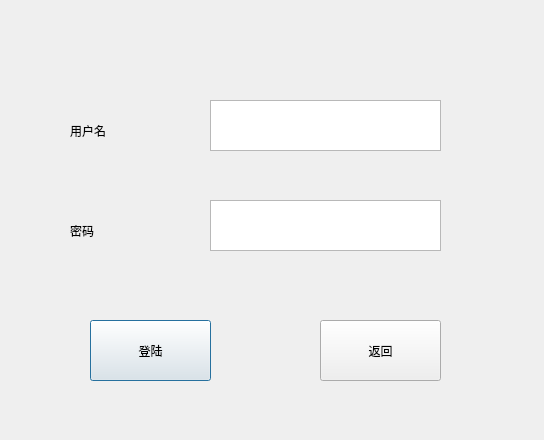
<?xml version="1.0" encoding="UTF-8"?>
<ui version="4.0">
 <class>Dialog</class>
 <widget class="QDialog" name="Dialog">
  <property name="geometry">
   <rect>
    <x>0</x>
    <y>0</y>
    <width>544</width>
    <height>440</height>
   </rect>
  </property>
  <property name="windowTitle">
   <string>Dialog</string>
  </property>
  <widget class="QPushButton" name="pushButton">
   <property name="geometry">
    <rect>
     <x>90</x>
     <y>320</y>
     <width>121</width>
     <height>61</height>
    </rect>
   </property>
   <property name="text">
    <string>登陆</string>
   </property>
  </widget>
  <widget class="QPushButton" name="pushButton_2">
   <property name="geometry">
    <rect>
     <x>320</x>
     <y>320</y>
     <width>121</width>
     <height>61</height>
    </rect>
   </property>
   <property name="text">
    <string>返回</string>
   </property>
  </widget>
  <widget class="QTextEdit" name="textEdit">
   <property name="geometry">
    <rect>
     <x>210</x>
     <y>100</y>
     <width>231</width>
     <height>51</height>
    </rect>
   </property>
  </widget>
  <widget class="QTextEdit" name="textEdit_2">
   <property name="geometry">
    <rect>
     <x>210</x>
     <y>200</y>
     <width>231</width>
     <height>51</height>
    </rect>
   </property>
  </widget>
  <widget class="QLabel" name="label">
   <property name="geometry">
    <rect>
     <x>70</x>
     <y>110</y>
     <width>58</width>
     <height>41</height>
    </rect>
   </property>
   <property name="text">
    <string>用户名</string>
   </property>
  </widget>
  <widget class="QLabel" name="label_2">
   <property name="geometry">
    <rect>
     <x>70</x>
     <y>210</y>
     <width>58</width>
     <height>41</height>
    </rect>
   </property>
   <property name="text">
    <string>密码</string>
   </property>
  </widget>
 </widget>
 <resources/>
 <connections/>
</ui>
